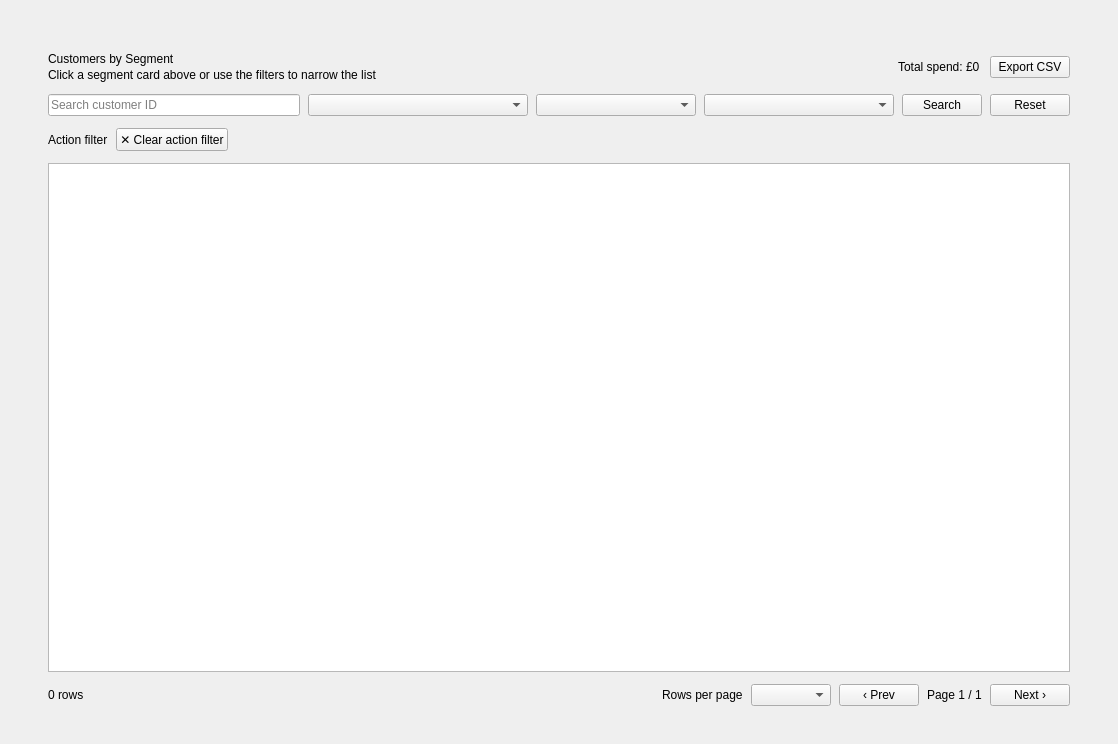
<?xml version="1.0" encoding="UTF-8"?>
<ui version="4.0">
 <class>SegmentationPage</class>
 <widget class="QWidget" name="SegmentationPage">
  <property name="geometry">
   <rect>
    <x>0</x>
    <y>0</y>
    <width>1118</width>
    <height>744</height>
   </rect>
  </property>
  <property name="windowTitle">
   <string>Customer Segmentation</string>
  </property>
  <layout class="QVBoxLayout" name="layoutSegmentationPage" stretch="0,1">
   <property name="spacing">
    <number>16</number>
   </property>
   <property name="leftMargin">
    <number>28</number>
   </property>
   <property name="topMargin">
    <number>20</number>
   </property>
   <property name="rightMargin">
    <number>28</number>
   </property>
   <property name="bottomMargin">
    <number>24</number>
   </property>
   <item>
    <widget class="QWidget" name="hostSegmentCards">
     <layout class="QHBoxLayout" name="layoutSegmentCards">
      <property name="spacing">
       <number>16</number>
      </property>
      <property name="leftMargin">
       <number>0</number>
      </property>
      <property name="topMargin">
       <number>0</number>
      </property>
      <property name="rightMargin">
       <number>0</number>
      </property>
      <property name="bottomMargin">
       <number>0</number>
      </property>
     </layout>
    </widget>
   </item>
   <item>
    <widget class="QFrame" name="cardCustomers">
     <property name="cssClass" stdset="0">
      <string>card</string>
     </property>
     <layout class="QVBoxLayout" name="layoutCustomers" stretch="0,0,0,1,0">
      <property name="spacing">
       <number>12</number>
      </property>
      <property name="leftMargin">
       <number>20</number>
      </property>
      <property name="topMargin">
       <number>16</number>
      </property>
      <property name="rightMargin">
       <number>20</number>
      </property>
      <property name="bottomMargin">
       <number>14</number>
      </property>
      <item>
       <layout class="QHBoxLayout" name="layoutCustomersHeader">
        <property name="spacing">
         <number>10</number>
        </property>
        <property name="leftMargin">
         <number>0</number>
        </property>
        <property name="topMargin">
         <number>0</number>
        </property>
        <property name="rightMargin">
         <number>0</number>
        </property>
        <property name="bottomMargin">
         <number>0</number>
        </property>
        <item>
         <layout class="QVBoxLayout" name="layoutCustomersTitle">
          <property name="spacing">
           <number>2</number>
          </property>
          <property name="leftMargin">
           <number>0</number>
          </property>
          <property name="topMargin">
           <number>0</number>
          </property>
          <property name="rightMargin">
           <number>0</number>
          </property>
          <property name="bottomMargin">
           <number>0</number>
          </property>
          <item>
           <widget class="QLabel" name="lblCustomersTitle">
            <property name="text">
             <string>Customers by Segment</string>
            </property>
            <property name="cssClass" stdset="0">
             <string>cardTitle</string>
            </property>
           </widget>
          </item>
          <item>
           <widget class="QLabel" name="lblCustomersSubtitle">
            <property name="text">
             <string>Click a segment card above or use the filters to narrow the list</string>
            </property>
            <property name="cssClass" stdset="0">
             <string>cardSubtitle</string>
            </property>
           </widget>
          </item>
         </layout>
        </item>
        <item>
         <spacer name="spacerCustomersHeader">
          <property name="orientation">
           <enum>Qt::Horizontal</enum>
          </property>
          <property name="sizeHint" stdset="0">
           <size>
            <width>40</width>
            <height>20</height>
           </size>
          </property>
         </spacer>
        </item>
        <item>
         <widget class="QLabel" name="lblTotalMonetary">
          <property name="text">
           <string>Total spend: £0</string>
          </property>
          <property name="cssClass" stdset="0">
           <string>pill</string>
          </property>
         </widget>
        </item>
        <item>
         <widget class="QPushButton" name="btnExportCsv">
          <property name="text">
           <string>Export CSV</string>
          </property>
          <property name="cssClass" stdset="0">
           <string>secondary</string>
          </property>
         </widget>
        </item>
       </layout>
      </item>
      <item>
       <layout class="QHBoxLayout" name="layoutCustomerFilters" stretch="1,0,0,0,0,0">
        <property name="spacing">
         <number>8</number>
        </property>
        <property name="leftMargin">
         <number>0</number>
        </property>
        <property name="topMargin">
         <number>0</number>
        </property>
        <property name="rightMargin">
         <number>0</number>
        </property>
        <property name="bottomMargin">
         <number>0</number>
        </property>
        <item>
         <widget class="QLineEdit" name="txtCustomerSearch">
          <property name="clearButtonEnabled">
           <bool>true</bool>
          </property>
          <property name="placeholderText">
           <string>Search customer ID</string>
          </property>
         </widget>
        </item>
        <item>
         <widget class="QComboBox" name="cboSegment">
          <property name="minimumSize">
           <size>
            <width>220</width>
            <height>0</height>
           </size>
          </property>
         </widget>
        </item>
        <item>
         <widget class="QComboBox" name="cboCountry">
          <property name="minimumSize">
           <size>
            <width>160</width>
            <height>0</height>
           </size>
          </property>
         </widget>
        </item>
        <item>
         <widget class="QComboBox" name="cboSort">
          <property name="minimumSize">
           <size>
            <width>190</width>
            <height>0</height>
           </size>
          </property>
         </widget>
        </item>
        <item>
         <widget class="QPushButton" name="btnSearch">
          <property name="text">
           <string>Search</string>
          </property>
          <property name="cssClass" stdset="0">
           <string>primary</string>
          </property>
         </widget>
        </item>
        <item>
         <widget class="QPushButton" name="btnReset">
          <property name="text">
           <string>Reset</string>
          </property>
          <property name="cssClass" stdset="0">
           <string>secondary</string>
          </property>
         </widget>
        </item>
       </layout>
      </item>
      <item>
       <layout class="QHBoxLayout" name="layoutActiveFilter">
        <property name="spacing">
         <number>8</number>
        </property>
        <property name="leftMargin">
         <number>0</number>
        </property>
        <property name="topMargin">
         <number>0</number>
        </property>
        <property name="rightMargin">
         <number>0</number>
        </property>
        <property name="bottomMargin">
         <number>0</number>
        </property>
        <item>
         <widget class="QLabel" name="lblActiveFilter">
          <property name="text">
           <string>Action filter</string>
          </property>
          <property name="cssClass" stdset="0">
           <string>pill</string>
          </property>
         </widget>
        </item>
        <item>
         <widget class="QPushButton" name="btnClearActiveFilter">
          <property name="text">
           <string>✕ Clear action filter</string>
          </property>
          <property name="cssClass" stdset="0">
           <string>link</string>
          </property>
         </widget>
        </item>
        <item>
         <spacer name="spacerActiveFilter">
          <property name="orientation">
           <enum>Qt::Horizontal</enum>
          </property>
          <property name="sizeHint" stdset="0">
           <size>
            <width>40</width>
            <height>20</height>
           </size>
          </property>
         </spacer>
        </item>
       </layout>
      </item>
      <item>
       <widget class="QTableWidget" name="tblCustomers">
        <property name="editTriggers">
         <set>QAbstractItemView::NoEditTriggers</set>
        </property>
        <property name="selectionBehavior">
         <enum>QAbstractItemView::SelectRows</enum>
        </property>
        <property name="selectionMode">
         <enum>QAbstractItemView::SingleSelection</enum>
        </property>
        <property name="showGrid">
         <bool>false</bool>
        </property>
        <property name="alternatingRowColors">
         <bool>true</bool>
        </property>
        <attribute name="verticalHeaderVisible">
         <bool>false</bool>
        </attribute>
        <attribute name="horizontalHeaderStretchLastSection">
         <bool>true</bool>
        </attribute>
       </widget>
      </item>
      <item>
       <layout class="QHBoxLayout" name="layoutCustomersPager">
        <property name="spacing">
         <number>8</number>
        </property>
        <property name="leftMargin">
         <number>0</number>
        </property>
        <property name="topMargin">
         <number>0</number>
        </property>
        <property name="rightMargin">
         <number>0</number>
        </property>
        <property name="bottomMargin">
         <number>0</number>
        </property>
        <item>
         <widget class="QLabel" name="lblCustomersSummary">
          <property name="text">
           <string>0 rows</string>
          </property>
          <property name="cssClass" stdset="0">
           <string>cardSubtitle</string>
          </property>
         </widget>
        </item>
        <item>
         <spacer name="spacerCustomersPager">
          <property name="orientation">
           <enum>Qt::Horizontal</enum>
          </property>
          <property name="sizeHint" stdset="0">
           <size>
            <width>40</width>
            <height>20</height>
           </size>
          </property>
         </spacer>
        </item>
        <item>
         <widget class="QLabel" name="lblCustomersPageSizeCaption">
          <property name="text">
           <string>Rows per page</string>
          </property>
          <property name="cssClass" stdset="0">
           <string>cardSubtitle</string>
          </property>
         </widget>
        </item>
        <item>
         <widget class="QComboBox" name="cboCustomersPageSize">
          <property name="minimumSize">
           <size>
            <width>80</width>
            <height>0</height>
           </size>
          </property>
         </widget>
        </item>
        <item>
         <widget class="QPushButton" name="btnCustomersPrevPage">
          <property name="text">
           <string>‹ Prev</string>
          </property>
          <property name="cssClass" stdset="0">
           <string>secondary</string>
          </property>
         </widget>
        </item>
        <item>
         <widget class="QLabel" name="lblCustomersPageInfo">
          <property name="text">
           <string>Page 1 / 1</string>
          </property>
          <property name="cssClass" stdset="0">
           <string>pageInfo</string>
          </property>
         </widget>
        </item>
        <item>
         <widget class="QPushButton" name="btnCustomersNextPage">
          <property name="text">
           <string>Next ›</string>
          </property>
          <property name="cssClass" stdset="0">
           <string>secondary</string>
          </property>
         </widget>
        </item>
       </layout>
      </item>
     </layout>
    </widget>
   </item>
  </layout>
 </widget>
 <resources/>
 <connections/>
</ui>
